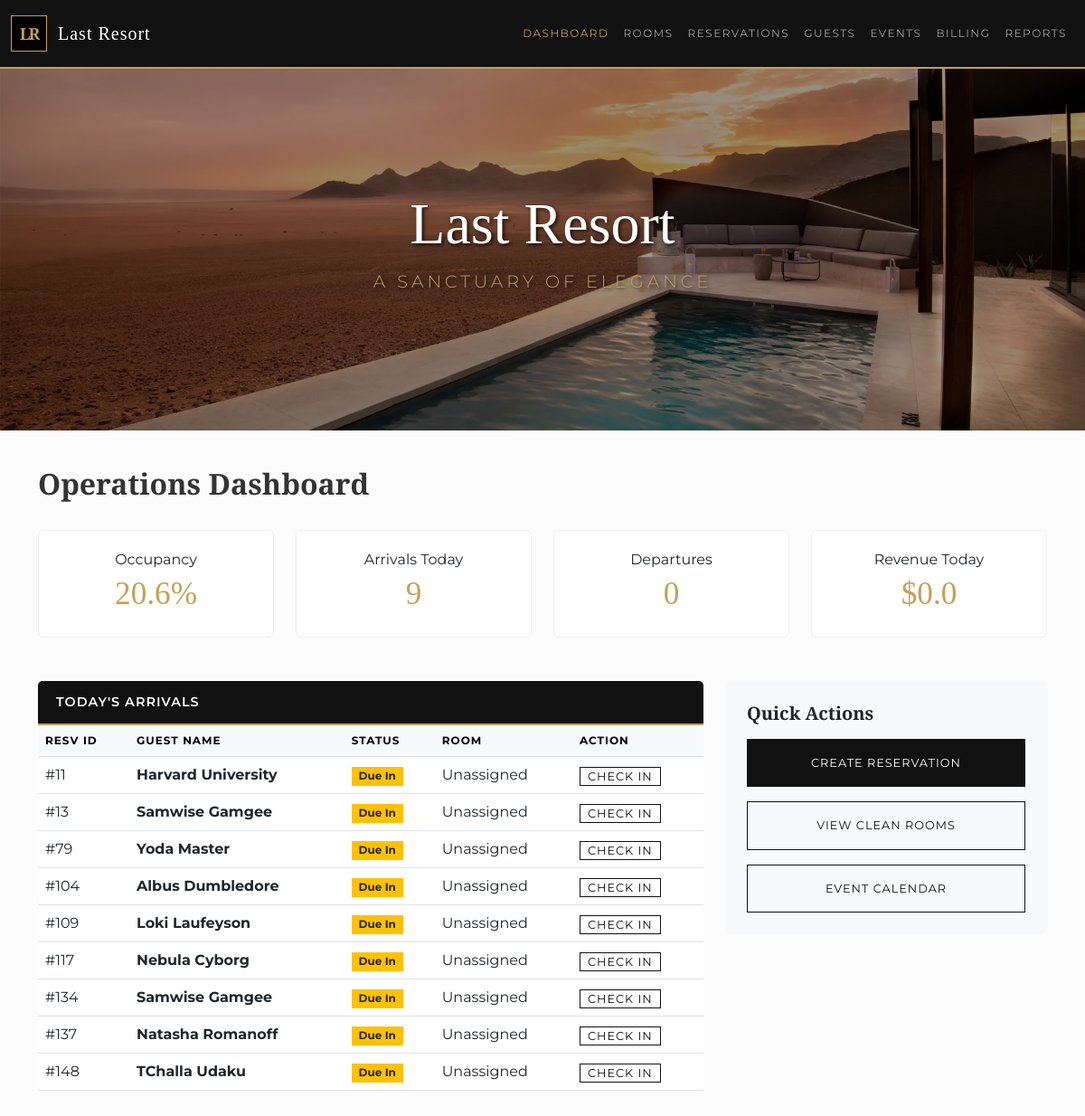
Before: / with the older database file.
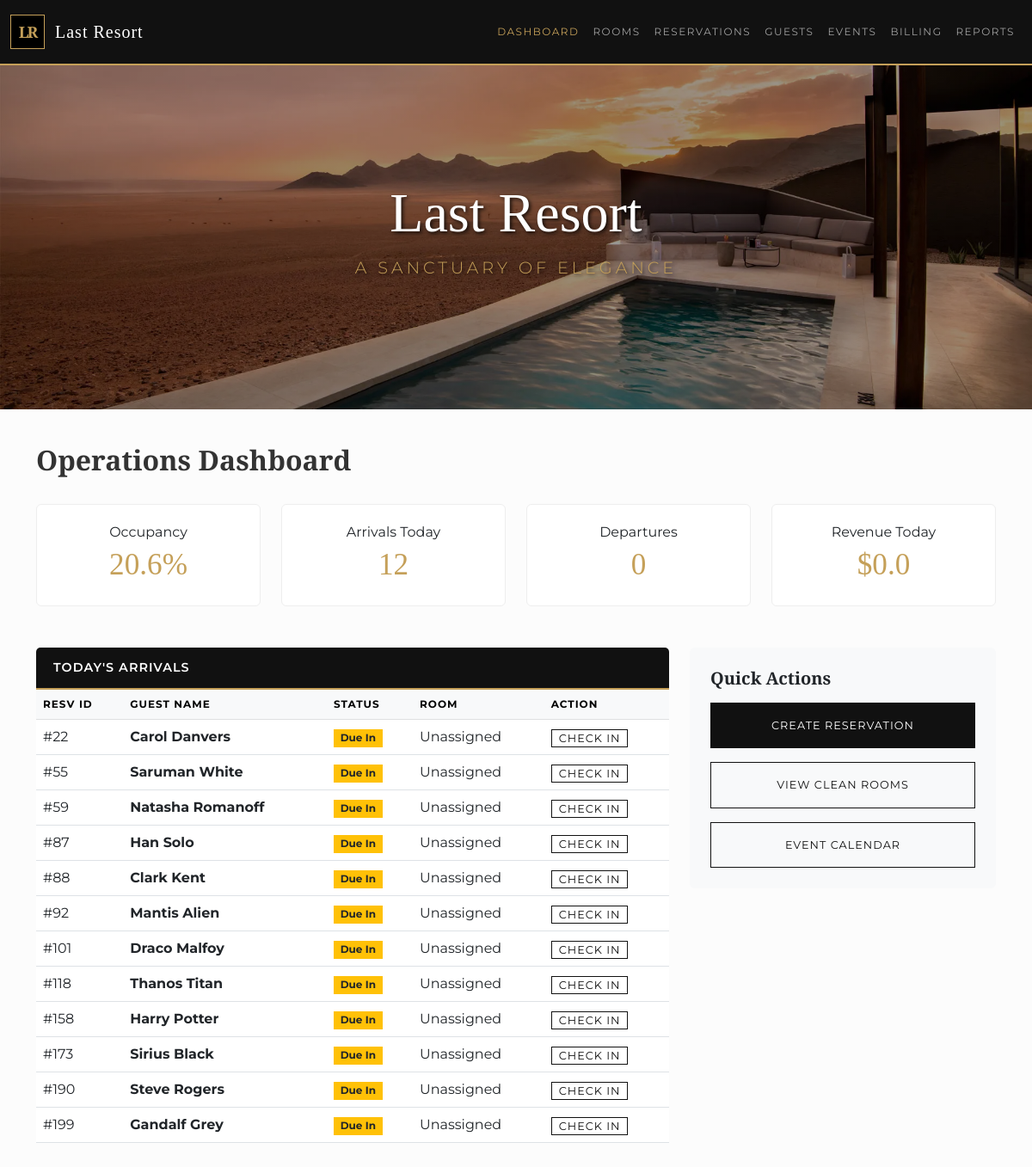
After: the same page with the newer database file.
### tables this page shows
CREATE TABLE reservation (
    resvId INTEGER PRIMARY KEY,
    partyId INTEGER, 
    dateCreated DATETIME DEFAULT CURRENT_TIMESTAMP,
    startDate DATE,
    roomId INTEGER,
    endDate DATE,
    status TEXT, 
    FOREIGN KEY(partyId) REFERENCES party(partyId),
    FOREIGN KEY(roomId) REFERENCES room(roomId)
);

### app.py (the view)
@app.route('/')
def dashboard():
    db = get_db()
    occupancy = db.execute("SELECT COUNT(*) FROM room WHERE currentStatus = 'Occupied'").fetchone()[0]
    total_rooms = db.execute("SELECT COUNT(*) FROM room").fetchone()[0]
    occupancy_rate = round((occupancy / total_rooms * 100), 1) if total_rooms > 0 else 0
    today_arrivals = db.execute("""
        SELECT r.resvId,
               COALESCE(pe.firstName || ' ' || pe.lastName, o.orgName) as guestName,
               r.status, rm.roomNumber
        FROM reservation r
        JOIN party py ON r.partyId = py.partyId
        LEFT JOIN person pe ON py.partyId = pe.partyId
        LEFT JOIN organization o ON py.partyId = o.partyId
        LEFT JOIN room_assignment ra ON r.resvId = ra.resvId
        LEFT JOIN room rm ON ra.roomId = rm.roomId
        WHERE r.startDate <= date('now') AND r.status = 'Booked'
    """).fetchall()
    revenue = db.execute("SELECT SUM(amount) FROM charge WHERE dateIncurred = date('now')").fetchone()[0] or 0.00
    kpi = {
        "occupancy": occupancy_rate,
        "arrivals": len(today_arrivals),
        "departures": 0,
        "revenue": revenue
    }
    return render_template('dashboard.html', kpi=kpi, arrivals=today_arrivals, active_page='dashboard')

### app.py (called while the page is built)
def get_db():
    db = getattr(g, '_database', None)
    if db is None:
        db = g._database = sqlite3.connect(DATABASE)
        db.row_factory = sqlite3.Row
    return db

@app.teardown_appcontext
def close_connection(exception):
    db = getattr(g, '_database', None)
    if db is not None:
        db.close()

### templates/dashboard.html
{% extends "base.html" %}
{% block content %}
<div class="d-flex justify-content-between align-items-center mb-4">
    <h2>Operations Dashboard</h2>
</div>
<div class="row mb-5">
    <div class="col-md-3"><div class="card kpi-card"><div class="kpi-label">Occupancy</div><div class="kpi-value">{{ kpi.occupancy }}%</div></div></div>
    <div class="col-md-3"><div class="card kpi-card"><div class="kpi-label">Arrivals Today</div><div class="kpi-value">{{ kpi.arrivals }}</div></div></div>
    <div class="col-md-3"><div class="card kpi-card"><div class="kpi-label">Departures</div><div class="kpi-value">{{ kpi.departures }}</div></div></div>
    <div class="col-md-3"><div class="card kpi-card"><div class="kpi-label">Revenue Today</div><div class="kpi-value">${{ kpi.revenue }}</div></div></div>
</div>
<div class="row">
    <div class="col-lg-8">
        <div class="card border-0">
            <div class="card-header bg-dark-blue text-white">
                <h5 class="mb-0 text-white" style="font-family: 'Montserrat', sans-serif; letter-spacing: 1px; font-size: 0.9rem;">TODAY'S ARRIVALS</h5>
            </div>
            <table class="table table-hover mb-0">
                <thead class="table-light"><tr><th>Resv ID</th><th>Guest Name</th><th>Status</th><th>Room</th><th>Action</th></tr></thead>
                <tbody>
                    {% for item in arrivals %}
                    <tr>
                        <td>#{{ item.resvId }}</td>
                        <td><strong>{{ item.guestName }}</strong></td>
                        <td><span class="badge bg-warning text-dark rounded-0">Due In</span></td>
                        <td>{{ item.roomNumber if item.roomNumber else 'Unassigned' }}</td>
                        <td><a href="/checkin/{{ item.resvId }}" class="btn btn-sm btn-outline-dark py-0">Check In</a></td>
                    </tr>
                    {% else %}
                    <tr><td colspan="5" class="text-center p-3">No arrivals for today.</td></tr>
                    {% endfor %}
                </tbody>
            </table>
        </div>
    </div>
    <div class="col-lg-4">
        <div class="card border-0 bg-light p-4">
            <h5 class="mb-3">Quick Actions</h5>
            <div class="d-grid gap-3">
                <a href="/reservations/new" class="btn btn-primary py-3">Create Reservation</a>
                <a href="/rooms?status=Clean" class="btn btn-outline-dark py-3">View Clean Rooms</a>
                <a href="/events" class="btn btn-outline-dark py-3">Event Calendar</a>
            </div>
        </div>
    </div>
</div>
{% endblock %}

Changed rows visible on the page:
no longer on this page (row edited): reservation: resvId "11", guestName "Harvard University", roomNumber "Unassigned"
no longer on this page (row edited): reservation: resvId "13", guestName "Samwise Gamgee", roomNumber "Unassigned"
no longer on this page (row edited): reservation: resvId "79", guestName "Yoda Master", roomNumber "Unassigned"
no longer on this page (row edited): reservation: resvId "104", guestName "Albus Dumbledore", roomNumber "Unassigned"
no longer on this page (row edited): reservation: resvId "109", guestName "Loki Laufeyson", roomNumber "Unassigned"
no longer on this page (row edited): reservation: resvId "117", guestName "Nebula Cyborg", roomNumber "Unassigned"
no longer on this page (row edited): reservation: resvId "134", guestName "Samwise Gamgee", roomNumber "Unassigned"
no longer on this page (row edited): reservation: resvId "137", guestName "Natasha Romanoff", roomNumber "Unassigned"
no longer on this page (row edited): reservation: resvId "148", guestName "TChalla Udaku", roomNumber "Unassigned"
now on this page (row edited): reservation: resvId "22", guestName "Carol Danvers", roomNumber "Unassigned"
now on this page (row edited): reservation: resvId "55", guestName "Saruman White", roomNumber "Unassigned"
now on this page (row edited): reservation: resvId "59", guestName "Natasha Romanoff", roomNumber "Unassigned"
now on this page (row edited): reservation: resvId "87", guestName "Han Solo", roomNumber "Unassigned"
now on this page (row edited): reservation: resvId "88", guestName "Clark Kent", roomNumber "Unassigned"
now on this page (row edited): reservation: resvId "92", guestName "Mantis Alien", roomNumber "Unassigned"
now on this page (row edited): reservation: resvId "101", guestName "Draco Malfoy", roomNumber "Unassigned"
now on this page (row edited): reservation: resvId "118", guestName "Thanos Titan", roomNumber "Unassigned"
now on this page (row edited): reservation: resvId "158", guestName "Harry Potter", roomNumber "Unassigned"
now on this page (row edited): reservation: resvId "173", guestName "Sirius Black", roomNumber "Unassigned"
now on this page (row edited): reservation: resvId "190", guestName "Steve Rogers", roomNumber "Unassigned"
now on this page (row edited): reservation: resvId "199", guestName "Gandalf Grey", roomNumber "Unassigned"
Other visible differences:
{{ kpi.arrivals }}: "9" → "12"
